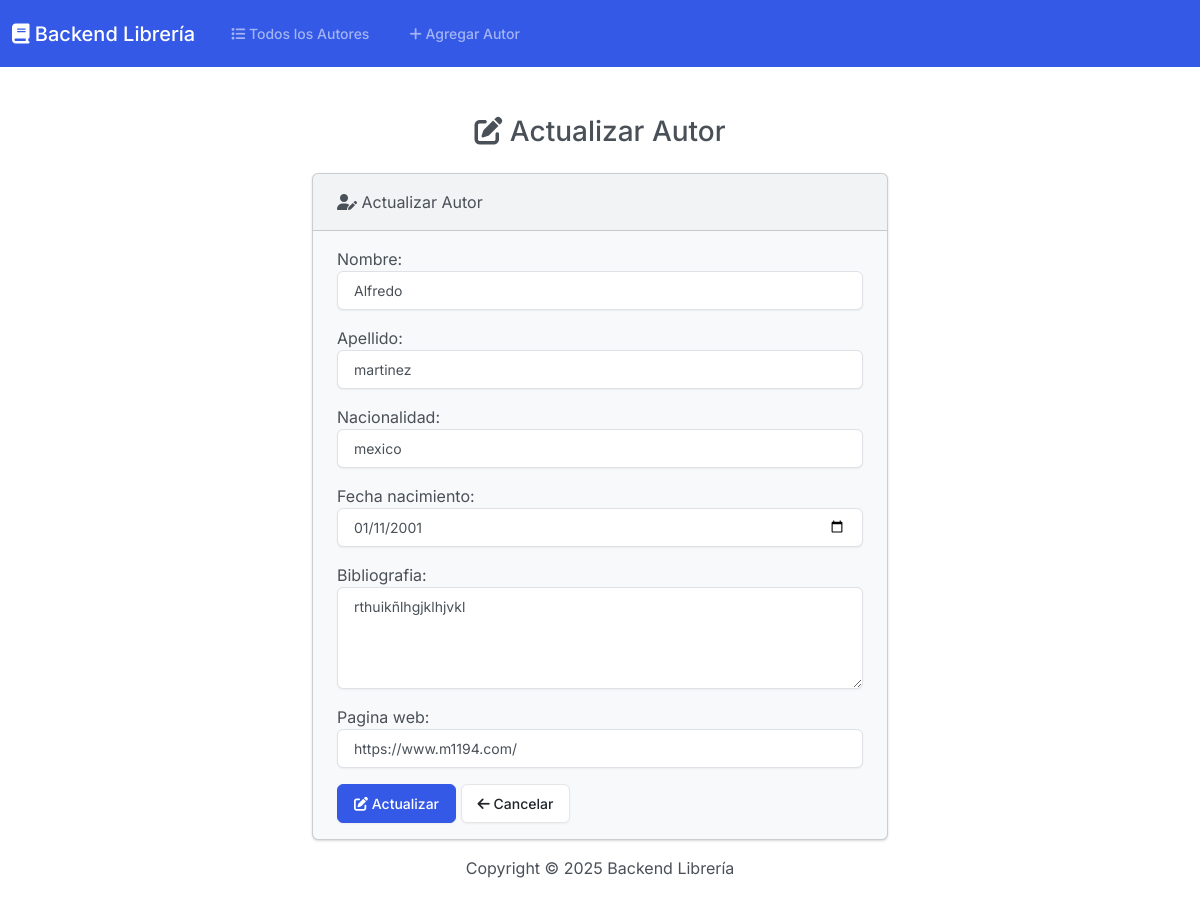
The page /edit/3/ on the database its author committed.
### app_autores/models.py (models this page shows, shortened)
class Autor(models.Model):
    autor_id = models.AutoField(primary_key=True)
    nombre = models.CharField(max_length=100)
    apellido = models.CharField(max_length=100)
    nacionalidad = models.CharField(max_length=100)
    fecha_nacimiento = models.DateField()
    bibliografia = models.TextField()
    pagina_web = models.URLField(max_length=200, null=True, blank=True)

### app_autores/views.py (the view)
# urls.py: path('edit/<int:pk>/', views.edit, name='edit'),
def edit(request, pk):
    autor = get_object_or_404(Autor, pk=pk)
    if request.method == 'POST':
        form = AutorForm(request.POST, instance=autor)
        if form.is_valid():
            form.save()
            return render(request, 'app_autores/edit.html', {'form': form, 'success': True})
    else:
        form = AutorForm(instance=autor)
    return render(request, 'app_autores/edit.html', {'form': form})

### app_autores/forms.py
class AutorForm(forms.ModelForm):
    class Meta:
        model = Autor
        fields = ['autor_id', 'nombre', 'apellido', 'nacionalidad', 'fecha_nacimiento', 'bibliografia', 'pagina_web']
        widgets = {
            'autor_id': forms.NumberInput(attrs={'class': 'form-control'}),
            'nombre': forms.TextInput(attrs={'class': 'form-control'}),
            'apellido': forms.TextInput(attrs={'class': 'form-control'}),
            'nacionalidad': forms.TextInput(attrs={'class': 'form-control'}),
            'fecha_nacimiento': forms.DateInput(attrs={'class': 'form-control', 'type': 'date'}),
            'bibliografia': forms.Textarea(attrs={'class': 'form-control', 'rows': 4}),
            'pagina_web': forms.URLInput(attrs={'class': 'form-control'}),
        }

### app_autores/templates/app_autores/edit.html (shortened to what this page needs)
{% extends "app_autores/base.html" %}
{% block body %}
<h3 class="text-center m-4"><i class="fa-solid fa-pen-to-square"></i> Actualizar Autor</h3>
{% if success %}
<div class="alert alert-success">
    <i class="fa-solid fa-circle-check"></i> El autor se actualizó correctamente.
    <a href="{% url 'index' %}">Ir a la lista</a>
</div>
{% else %}
<div class="row justify-content-center">
    <div class="col-6">
        <div class="card bg-light mb-3">
            <div class="card-header"><i class="fa-solid fa-user-pen"></i> Actualizar Autor</div>
            <div class="card-body">
                <form action="" method="POST">
                    {{ form.as_p }}
                    <button type="submit" class="btn btn-primary"><i class="fa-solid fa-pen-to-square"></i> Actualizar</button>
                    <a href="{% url 'index' %}" class="btn btn-secondary"><i class="fa-solid fa-arrow-left"></i> Cancelar</a>
                </form>
            </div>
        </div>
    </div>
</div>
{% endif %}
{% endblock %}

### rows shown on the page
Autor: nombre "Alfredo", apellido "martinez", nacionalidad "mexico", fecha_nacimiento "01/11/2001", bibliografia "rthuikñlhgjklhjvkl", pagina_web "https://www.m1194.com/"
